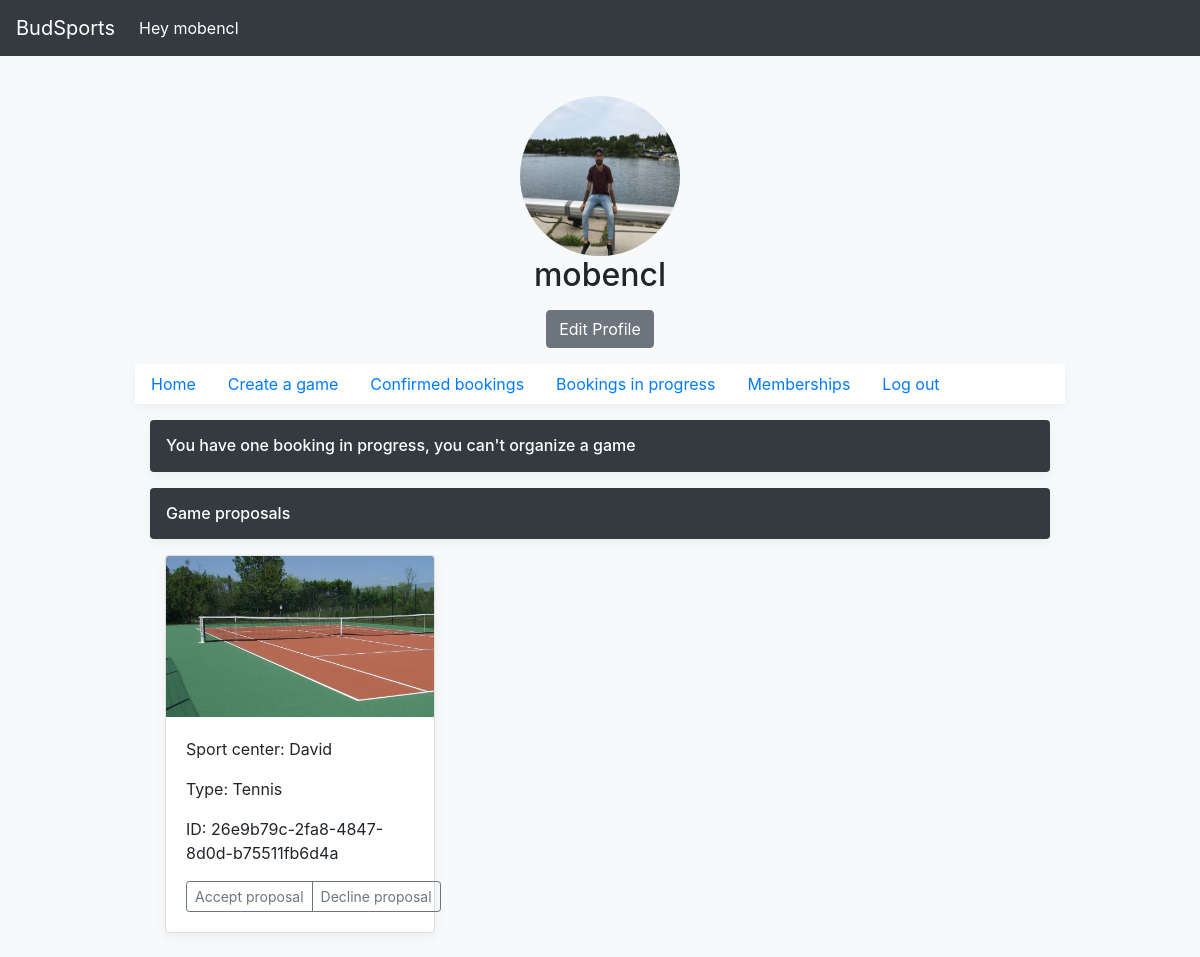
/account/profile/player/ (signed in), run on an earlier commit of the app's database.
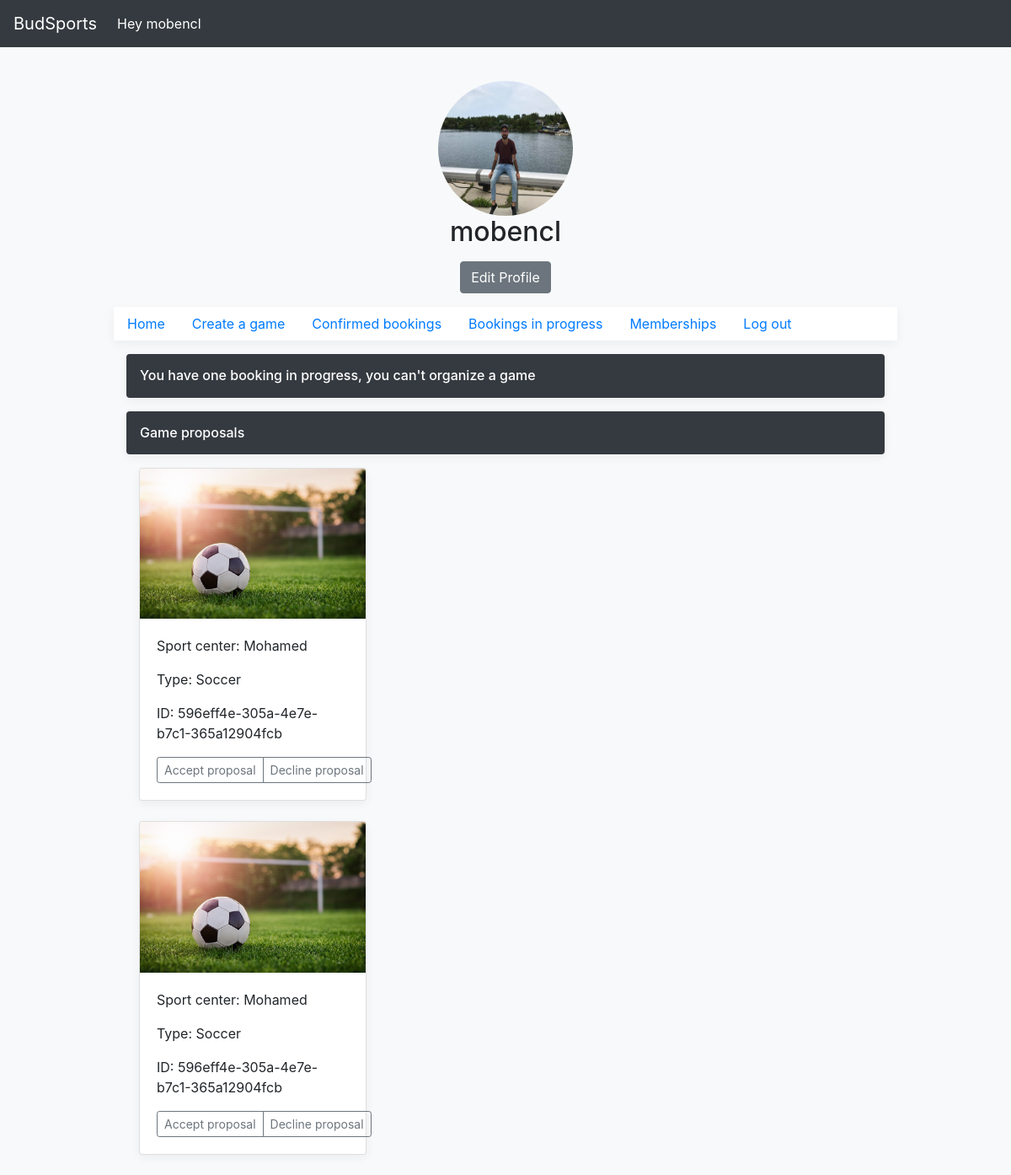
And on a later commit of the database.
### accounts/models.py (models this page shows)
class ProfileUser(models.Model):
    user = models.OneToOneField(User,on_delete=models.CASCADE, null=True)
    role = models.CharField(max_length=255,null=True)
    address = models.CharField(max_length=255,null=True)
    phone = models.CharField(max_length = 10,null=True)
    postalcode = models.CharField(max_length=6,null=True)
    sportcenterName = models.CharField(max_length=255,default='')
    photo = models.ImageField(upload_to='user_directory_path',default='',blank=True)
    path= models.CharField(max_length=255,default='user_directory_path')

class Terrain (models.Model):
    terrainAvailibility =  models.ForeignKey(User,on_delete=models.CASCADE)
    TerrainType = models.CharField(max_length  = 255)
    minimumCapacity = models.IntegerField(default = 0)
    maximumCapacity = models.IntegerField(default = 0)
    Price= models.IntegerField(default = 0)
    photo = models.ImageField(upload_to='user_directory_path',default='')
    path= models.CharField(max_length=255,default='user_directory_path')
    class Meta:
        verbose_name_plural = 'Terrain'

### Booking/models.py (models this page shows)
class Guest(models.Model):
    user = models.ForeignKey(User, on_delete = models.CASCADE)
    booking = models.ForeignKey(Booking_inprogress, on_delete = models.CASCADE, null=True)
    status = models.IntegerField(default=3)
    price = models.IntegerField(default=0)
    class Meta:
        verbose_name_plural = 'Guest'

class Booking_inprogress(models.Model):
    user = models.ForeignKey(User, on_delete = models.CASCADE)
    terrain = models.ForeignKey(Terrain, on_delete = models.CASCADE)
    email = models.EmailField(max_length=254)
    bookingFrom = models.DateTimeField(null=True)
    bookingUntil = models.DateTimeField(null=True)
    creation_date= models.DateTimeField(auto_now_add=True)
    booking_id = models.CharField(max_length=254,null=True)
    terraintype = models.CharField(max_length=254)
    status = models.IntegerField(blank=True)
    guestnumber = models.IntegerField(default=0)
    price = models.IntegerField(default=0)
    expiration=models.BooleanField(default=False)
    class Meta:
        verbose_name_plural = 'Booking_inprogress'

### accounts/views.py (the view)
def playerprofile_view(request):
    user=request.user
    profileuser=ProfileUser.objects.get(user=user)
    guest_list =Guest.objects.filter(user=user).filter(status=3)
    booking_inprogress=Booking_inprogress.objects.filter(user=user).filter(status=0)
    booking=Booking_inprogress.objects.filter(user=user).filter(status=1)
    return render(request,'accounts/playerprofile.html',{'profileuser': profileuser,'Guest': guest_list, 'Booking_inprogress':booking_inprogress,'Booking':booking})

### accounts/templates/accounts/playerprofile.html (shortened to what this page needs)
<!doctype html>
{% load static %}
<html lang="en">
  <head>
    <link href="{% static 'accounts/register/css/bootstrap.min.css' %}" rel="stylesheet">
    <link href="{% static 'accounts/register/css/form-validation.css' %}" rel="stylesheet">
     <link href="https://getbootstrap.com/docs/4.1/examples/offcanvas/offcanvas.css" rel="stylesheet">
  </head>
  <body class="bg-light">
    <div class="container">
          <div class="py-5 text-center">
          </div>
          <header>
          <nav class="navbar navbar-expand-md navbar-dark fixed-top bg-dark">
            <a class="navbar-brand" href="#">BudSports</a>
            <div class="collapse navbar-collapse" id="navbarCollapse">
              <ul class="navbar-nav mr-auto">
                <li class="nav-item active">
                  <a class="nav-link">Hey {{ user }} <span class="sr-only">(current)</span></a>
                </li>
              </ul> </nav>
            </header>
  <body class="bg-light" background="https://images2.alphacoders.com/774/thumb-1920-774372.jpg">
            <center class="row">
            <div class="col-lg-12">
              {% if profileuser.photo  %}
              <img class="rounded-circle" src="{{ profileuser.photo.url }}" alt="Generic placeholder image" width="160" height="160">
              {% endif %}
              <h2>{{ user }}</h2>
              <p><a class="btn btn-secondary" href="#" role="button">Edit Profile</a></p>
            </center>
  <div class="nav-scroller bg-white box-shadow">
      <nav class="nav nav-underline">
        <a class="nav-link active" href="/account/profile/player/">Home</a>
          {% if Booking_inprogress %}
        <a class="nav-link" href=""> Create a game </a>
            {% else %}
          <a class="nav-link" href="/Booking/player/create/"> Create a game </a>
          {% endif %}
        <a class="nav-link" href="/Booking/player/bookings/confirmed/">Confirmed bookings</a>
        <a class="nav-link" href="/Booking/player/bookings/inprogress/">Bookings in progress</a>
        <a class="nav-link" href="/account/profile/player/confirmed_memberships/">Memberships</a>
        <a class="nav-link" href="/account/logout/">Log out</a>
      </nav>
    </div>
    <main role="main" class="container">
      {% if  Booking_inprogress %}
      <div class="d-flex align-items-center p-3 my-3 text-white-50 bg-dark rounded box-shadow">
        <div class="lh-100">
          <h6 class="mb-0 text-white lh-100">You have one booking in progress, you can't organize a game</h6>
        </div>
      </div>
       {% if Guest %}
      <div class="d-flex align-items-center p-3 my-3 text-white-50 bg-dark rounded box-shadow">
        <div class="lh-100">
          <h6 class="mb-0 text-white lh-100">Game proposals</h6>
        </div>
      </div>
                          {% for Guest in Guest %}
                        <div class="col-md-4">
                          <div class="card mb-4 box-shadow">
                            {% if Guest.booking.terrain.photo %}
                            <img class="card-img-top" src =  "{{ Guest.booking.terrain.photo.url }}" alt="Card image cap">
                            {% endif %}
                            <div class="card-body">
                              <p class="card-text"> Sport center: {{ Guest.booking.user.first_name }}</p>
                              <p class="card-text">Type: {{ Guest.booking.terrain.TerrainType }}  </p>
                              <p class="card-text">ID: {{ Guest.booking.booking_id }}</p>
                              <div class="d-flex justify-content-between align-items-center">
                                <div class="btn-group">
                                  <a role="button" class="btn btn-sm btn-outline-secondary" href="{% url 'Booking:acceptproposal' Guest.id %}" >Accept proposal</a>
                                  <a role="button" class="btn btn-sm btn-outline-secondary" href="{% url 'Booking:declineproposal' Guest.id %}">Decline proposal</a>
                                </div>
                              </div>
                            </div>
                          </div>
                        </div>
{% endfor %}
  {% endif %}
 {% endif %}
  </main>
              </body>
              </html>

### accounts/static/accounts/register/css/form-validation.css (style rules this page uses)
.container { max-width: 960px; }
.box-shadow { box-shadow: 0 .25rem .75rem rgba(0, 0, 0, .05); }

What changed in the data, as far as the page shows it:
removed Guest: booking.terrain.photo (picture), booking.user.first_name "David", booking.terrain.TerrainType "Tennis", booking.booking_id "26e9b79c-2fa8-4847-8d0d-b75511fb6d4a"
added Guest: booking.terrain.photo (picture), booking.user.first_name "Mohamed", booking.terrain.TerrainType "Soccer", booking.booking_id "596eff4e-305a-4e7e-b7c1-365a12904fcb"
added Guest: booking.terrain.photo (picture), booking.user.first_name "Mohamed", booking.terrain.TerrainType "Soccer", booking.booking_id "596eff4e-305a-4e7e-b7c1-365a12904fcb"
